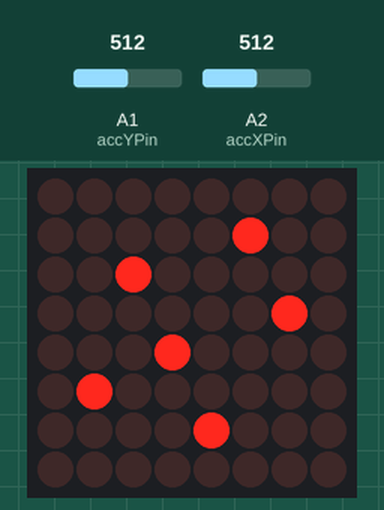
Simulated run of this sketch. Board: Arduino Uno, built with avr-gcc and run on an emulated ATmega328P. Shown: 8×8 LED matrix. Inputs (shaded band) come from the test bench; at power-on: A2 (accXPin) = 512, A1 (accYPin) = 512.

Above: at 1.2 s.
1.3 s: A2 (accXPin) set to 900
At 1.46 s:
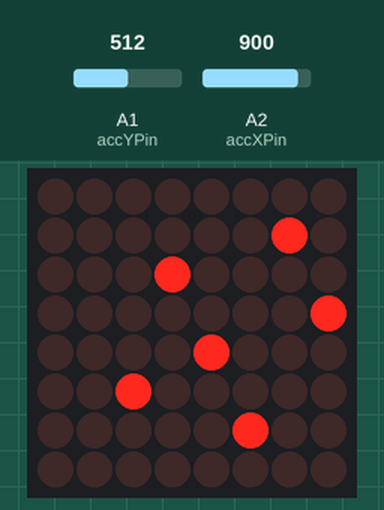
3.7 s: A1 (accYPin) set to 122
At 3.87 s:
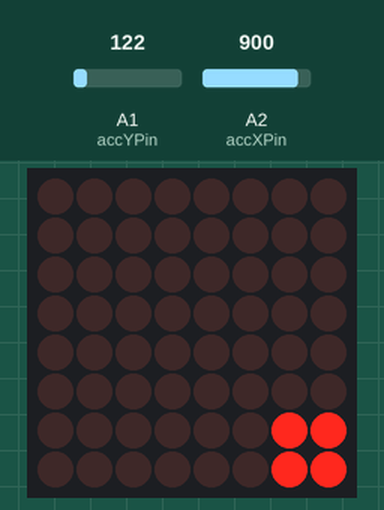
6.1 s: A2 (accXPin) set to 511
At 7.9 s:
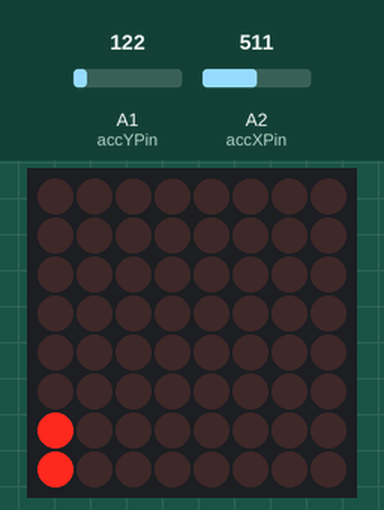
8.2 s: A1 (accYPin) set to 511
At 10.0 s:
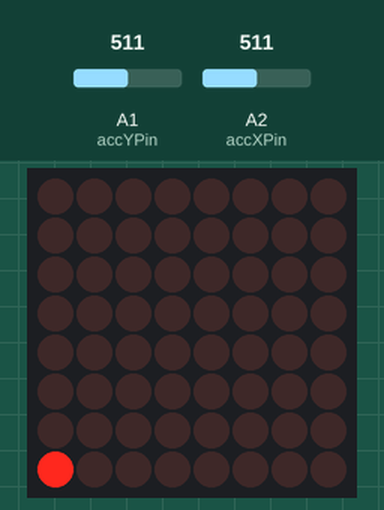
10.3 s: A1 (accYPin) set to 1023
At 10.77 s:
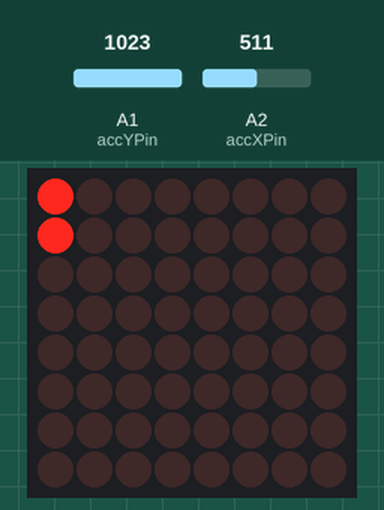
12.7 s: A2 (accXPin) set to 716
At 13.3 s:
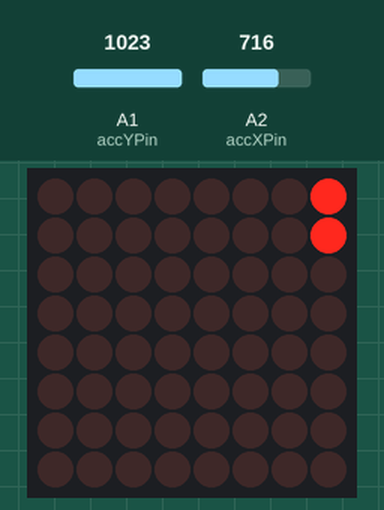
Timing chart, 0 to 15.7 s (numbered marks = the images above; inputs shaded):
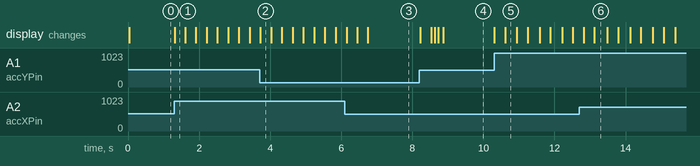

Measured:
- after the input at 1.3 s, the display: changes at once (image 1)
- after the input at 3.7 s, the display: changes at once (image 2)
- after the input at 6.1 s, the display: first changes after 0.05 s (image 3 shows a later state)
- after the input at 8.2 s, the display: first changes at once (image 4 shows a later state)
- after the input at 10.3 s, the display: first changes at once (image 5 shows a later state)
- after the input at 12.7 s, the display: first changes after 0.12 s (image 6 shows a later state)

The sketch:

PCB_Business_Card_ver.4.0.ino
```cpp
// PCB Business Card Program ver. 4.0.
// Will Vestergaard
// https://github.com/WILL-VESTERGAARD
// willvestergaard@gmail.com
// Prepared: 03/06/2024
//
// Preface:
// Hello, thank you taking the time to download this code, even if just for a look.
// While I have annotated some of this code, it is far from perfect. This is a largely
// personal project, but encourage you to use any of this to aid you own similar
// project(s). Feel free to reach out if you have any questions.
// Thanks again!
// Will.

//Required libraries
#include <Wire.h>
#include <Adafruit_GFX.h>
#include "Adafruit_LEDBackpack.h"

//Declare the size of the simulation bounds, also the dimensions of the matrix.
const float xBound = 7; //incl zero, 8 across
const float yBound = 7; //incl zero, 8 down

float accXPin = A2; //ADXL335 Accelerometer pins
float accYPin = A1;

float rawX = 0; // Raw data from the adc
float rawY = 0;

float sX[6] = {0}; //Chnge in position after each iteration. s in SUVATS
float sY[6] = {0};

float pX[6] = {3, 6, 1, 2, 4, 5}; //The current position, this declaration doubles as the initial position of the pixel
float pY[6] = {4, 3, 5, 2, 6, 1};

int cX[6] = {0}; //The coordinates of the pixel, as interpreted by the matrix
int cY[6] = {0};

float uX[6] = {0}; //Inital velocity at the start of each iteration, equal to the calculated velocity at the end of each iteration. u in SUVATS
float uY[6] = {0};

float vX[6] = {0}; //Velocity of particle. v in SUVATS
float vY[6] = {0};

float aX = 0; //Acceleration inn each axis, calculated from the product of the accelerometer value and the acceleration multiplier.
float aY = 0;


//Simulation Modifiers
const float aMult = 200; //Acceleration multiplier

const float elast[6] = {0.60, 0.62, 0.64, 0.66, 0.68, 0.70}; //Elastcity of each ball. Between 0-1. For % of velocity lost when colliding with wall.

const float t = 0.01; //Time taken to complete one simulation iteration (seconds) t used with SUVAT equation(s) - this is a poor estimate and can remain relatively constant.


Adafruit_8x8matrix matrix = Adafruit_8x8matrix();


void setup() {
  analogReference(EXTERNAL);
  matrix.begin(0x70);  // pass in the address

  // Display each pixel one by one every 100ms
  for (int i = 0; i < 6; i++) {
    matrix.drawPixel(pX[i], pY[i], LED_ON);
    matrix.writeDisplay();
    delay(3);
  }
}


 //the main simulation loop
void loop()
{
  // Clear the display before updating particle positions
  matrix.clear();

  rawX = analogRead(accXPin); //read the acceleometer value(s)
  rawY = analogRead(accYPin); //read the acceleometer value(s)

  aX = map(rawX, 0, 1023, -50, 50); //Map the raw acceleromter values
  aX = aX*aMult;
  aY = map(rawY, 0, 1023, 50, -50);
  aY = aY*aMult;

  for (int i = 0; i < 6; i++) {
    vX[i] = uX[i]+aX*t;
    vY[i] = uY[i]+aY*t;

    sX[i] = (uX[i]*t)+(0.5*aX*sq(t)); //find the displacement
    sY[i] = (uY[i]*t)+(0.5*aY*sq(t));

    pX[i] += sX[i];
    pY[i] += sY[i];

    //stop the particle from slipping away
    if (pX[i] >= xBound)
      {
        vX[i] = vX[i]*-1*elast[i];
        pX[i] = xBound-0.05;
      }
    if (pX[i] <= 0)
      {
        vX[i] = vX[i]*-1*elast[i];
        pX[i] = 0.05;
      }

    if (pY[i] >= yBound)
      {
        vY[i] = vY[i]*-1*elast[i];
        pY[i] = yBound-0.05;
      }
    if (pY[i] <= 0)
      {
        vY[i] = vY[i]*-1*elast[i];
        pY[i] = 0.05;
      }

    uX[i] = vX[i];// update the initial velocity for the next iteration
    uY[i] = vY[i];

    cX[i] = round(pX[i]);
    cY[i] = round(pY[i]);

    matrix.drawPixel(cX[i], cY[i], LED_ON);
  }

  matrix.writeDisplay();  // write the changes we just made to the display
}
```
